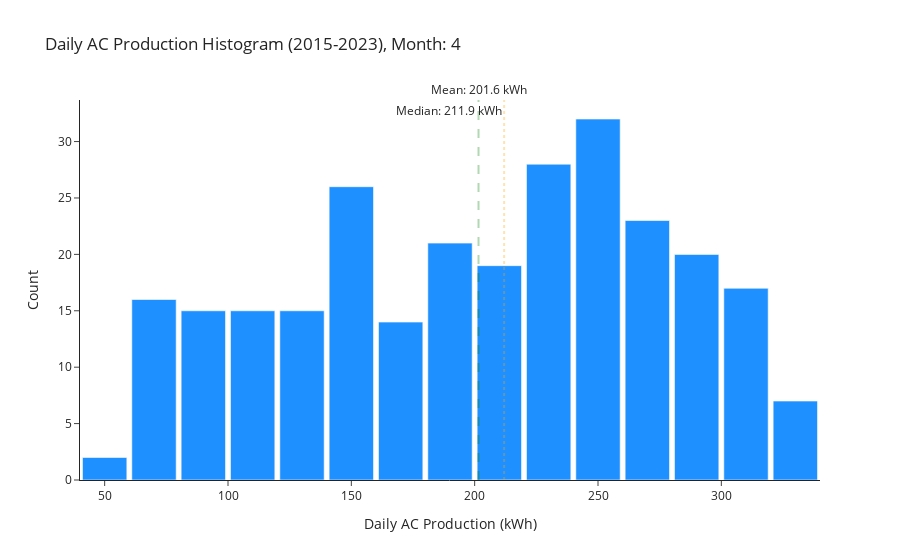

Notebook code cell kept with this figure:
### Code cell
import plotly.graph_objects as go

def plot_daily_ac_production_histogram(df_historical, start_year, end_year, month, tilt_angle=25, kWp=100):
    """
    Create a histogram of daily AC Production for a given month across multiple years.
    """
    # Step 1: Prepare the historical dataframe (timezone-naive)
    df_historical.index = df_historical.index.tz_localize(None)

    # Solar position
    location = pvlib.location.Location(latitude=51.483, longitude=-1.718)
    solar_position = location.get_solarposition(df_historical.index)

    # Calculate POA
    poa_90 = pvlib.irradiance.get_total_irradiance(
        surface_tilt=tilt_angle, surface_azimuth=90,
        dni=df_historical['DNI'], ghi=df_historical['GHI'], dhi=df_historical['DHI'],
        solar_zenith=solar_position['apparent_zenith'],
        solar_azimuth=solar_position['azimuth'], model='isotropic'
    )['poa_global']

    poa_270 = pvlib.irradiance.get_total_irradiance(
        surface_tilt=tilt_angle, surface_azimuth=270,
        dni=df_historical['DNI'], ghi=df_historical['GHI'], dhi=df_historical['DHI'],
        solar_zenith=solar_position['apparent_zenith'],
        solar_azimuth=solar_position['azimuth'], model='isotropic'
    )['poa_global']

    df_historical['POA'] = (poa_90 + poa_270) / 2

    # Cell temperature
    parameters = pvlib.temperature.TEMPERATURE_MODEL_PARAMETERS['sapm']['open_rack_glass_glass']
    df_historical['Cell Temperature'] = pvlib.temperature.sapm_cell(
        df_historical['POA'], df_historical['Temperature'], df_historical['Wind Speed'], **parameters
    )

    # DC production
    gamma_pdc = -0.004
    nameplate_capacity = kWp * 1000  # W

    df_historical['DC Pre-losses'] = pvlib.pvsystem.pvwatts_dc(
        df_historical['POA'], df_historical['Cell Temperature'], nameplate_capacity, gamma_pdc
    )

    # Apply system losses
    system_losses = pvlib.pvsystem.pvwatts_losses(
        soiling=2, shading=3, snow=0, mismatch=2, wiring=2,
        connections=0.5, lid=1.5, nameplate_rating=1, age=0, availability=3
    )
    df_historical['DC Post-losses'] = df_historical['DC Pre-losses'] * (1 - system_losses / 100)

    # AC production
    inverter_efficiency = 0.96
    AC_DC = 1.25
    pdc0 = (kWp * 1000) / AC_DC / inverter_efficiency

    df_historical['AC Production'] = pvlib.inverter.pvwatts(df_historical['DC Post-losses'], pdc0)

    df_daily = df_historical['AC Production'].resample('D').sum() / 1000  # Convert to kWh

    # Step 2: Filter data for the selected years and month
    df_filtered = df_daily[
        (df_daily.index.year >= start_year) &
        (df_daily.index.year <= end_year) &
        (df_daily.index.month == month)
    ]

    # Resample to daily total AC Production (sum over each day)
    df_daily = df_filtered

    display(df_daily.sort_values(ascending=False).tail(10))  # Display top 10 daily productions

    # Step 3: Calculate mean and median
    mean_daily = df_daily.mean()
    median_daily = df_daily.median()

    # Step 4: Plot using Plotly
    fig = go.Figure()

    fig.add_trace(go.Histogram(
        x=df_daily,
        nbinsx=20,
        marker_color='dodgerblue',
        name='Daily AC Production'
    ))

    # Add vertical lines for mean and median
    fig.add_vline(x=mean_daily, line_width=2, line_dash="dash", line_color="green",
                  annotation_text=f"Mean: {mean_daily:.1f} kWh", annotation_position="top")
    fig.add_vline(x=median_daily, line_width=2, line_dash="dot", line_color="orange",
                  annotation_text=f"Median: {median_daily:.1f} kWh", annotation_position="top left")

    fig.update_layout(
        title=f"Daily AC Production Histogram ({start_year}-{end_year}), Month: {month}",
        xaxis_title="Daily AC Production (kWh)",
        yaxis_title="Count",
        bargap=0.1,
        template='simple_white'
    )

    fig.show()

plot_daily_ac_production_histogram(df_historical, start_year=2015, end_year=2023, month=4, tilt_angle=20, kWp=59.5)

### Figure 1 — Plotly figure (JSON) as saved in the notebook; plotly's stock layout.template omitted (floating-point values rounded to 4 significant figures; data arrays with more than 128 entries replaced by an {"elided": "..."} marker saying what was removed)
{"data": [{"marker": {"color": "dodgerblue"}, "name": "Daily AC Production", "nbinsx": 20, "type": "histogram", "x": {"elided": "270 float values"}}], "layout": {"annotations": [{"showarrow": false, "text": "Mean: 201.6 kWh", "x": 201.6, "xanchor": "center", "xref": "x", "y": 1, "yanchor": "bottom", "yref": "y domain"}, {"showarrow": false, "text": "Median: 211.9 kWh", "x": 211.9, "xanchor": "right", "xref": "x", "y": 1, "yanchor": "top", "yref": "y domain"}], "bargap": 0.1, "shapes": [{"line": {"color": "green", "dash": "dash", "width": 2}, "type": "line", "x0": 201.6, "x1": 201.6, "xref": "x", "y0": 0, "y1": 1, "yref": "y domain"}, {"line": {"color": "orange", "dash": "dot", "width": 2}, "type": "line", "x0": 211.9, "x1": 211.9, "xref": "x", "y0": 0, "y1": 1, "yref": "y domain"}], "title": {"text": "Daily AC Production Histogram (2015-2023), Month: 4"}, "xaxis": {"title": {"text": "Daily AC Production (kWh)"}}, "yaxis": {"title": {"text": "Count"}}}}
